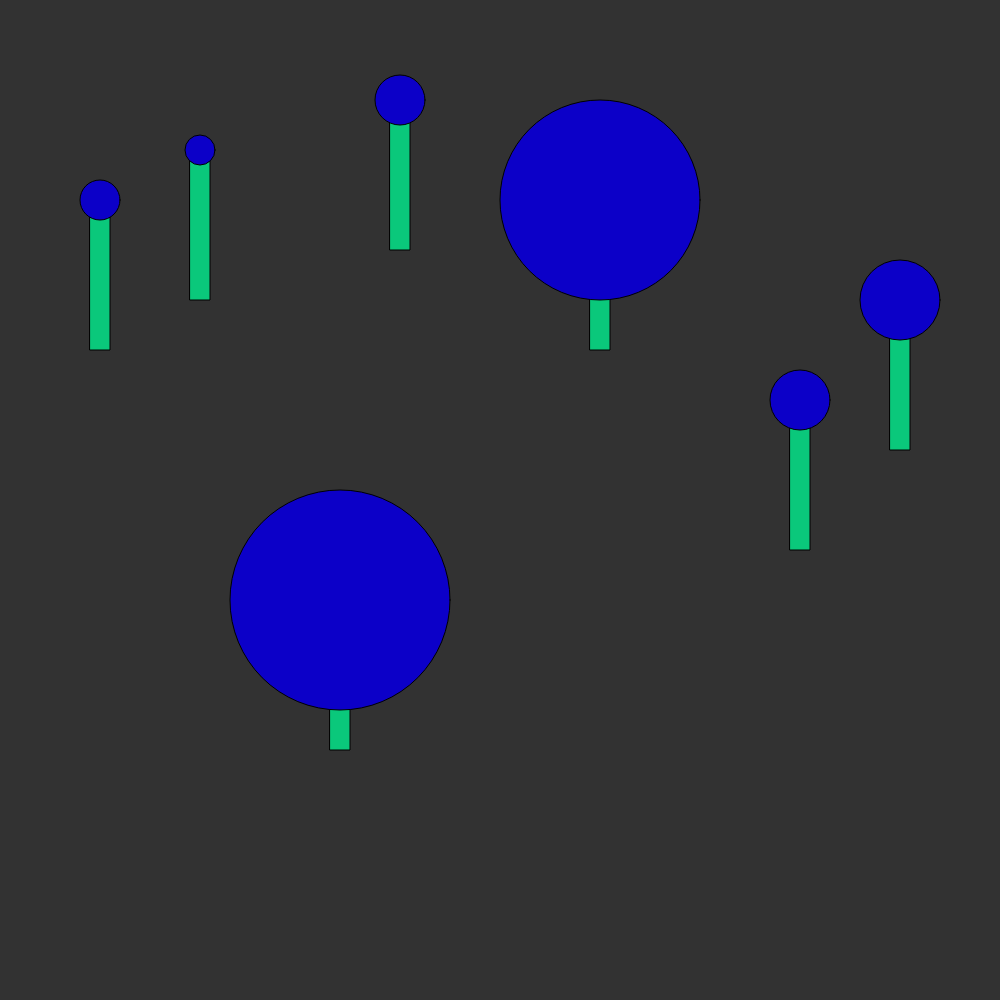
Frame 1 (no input)
Frame 60 (no input): identical to frame 1, image omitted
Frame 120 (the mouse pressed at the canvas centre since frame 60): identical to frame 1, image omitted

The p5.js sketch that drew this single still picture (run headless with seeded random() and noise() and a simulated clock; from frame 60 on, the mouse is pressed at the canvas centre):

// p5.js sketch
// ── sketch.js
function setup() {
	createCanvas(1000,1000);
}

function draw() {
	background(50);

	/*fill(0, 200, 255);
	rect(290, 200, 20, 150);
	fill (255,0,200);
	ellipse(300,200, 100, 100);
*/
lollipop(100,200,40);
lollipop (200,150, 30);
lollipop (400, 100, 50);
lollipop (600, 200, 200);
lollipop ( 800,400,60);
lollipop(900, 300, 80);
lollipop(340, 600, 220);
}
function lollipop(x, y, diameter)
{
	fill(10, 200, 123);
	rect(x-10, y, 20, 150);
	fill (12,0,200);
	ellipse(x,y, diameter, diameter);

}
